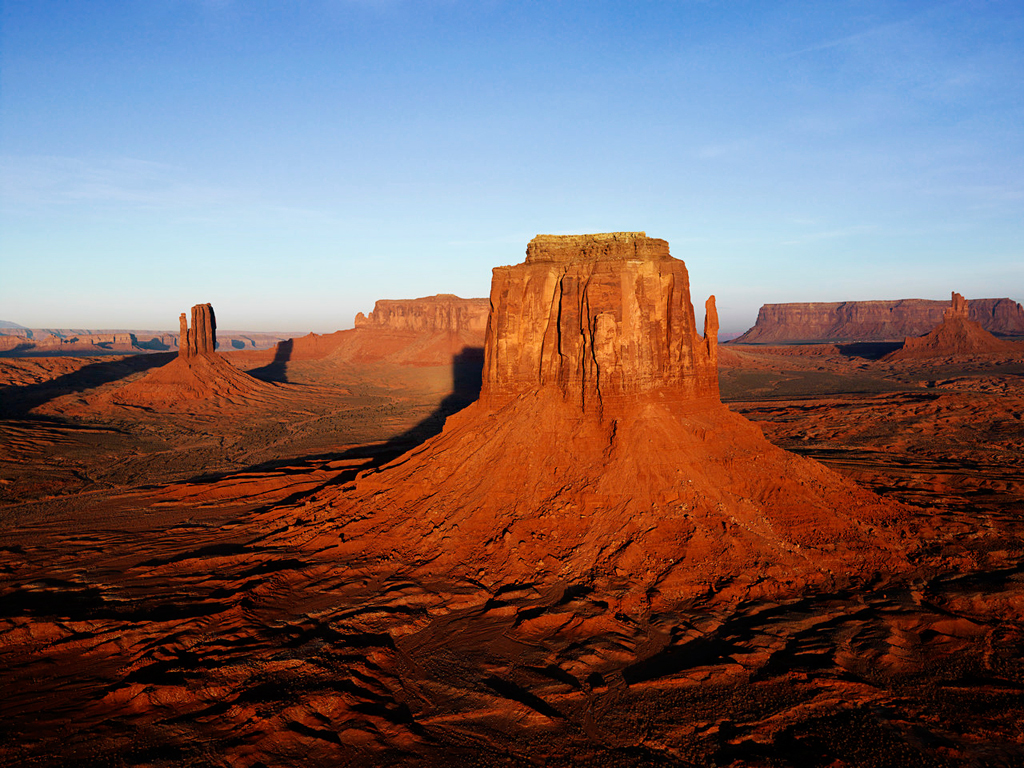
#> input picture test/OpenCv/Desert.jpg, 1024 x 768 px
$ python OpenCv_tests.py
#> lines starting #> are read from the running program, lines starting #| are printed output that depends on the picture
# -*- coding: utf-8 -*-
"""
Created on Fri Aug 07 14:35:58 2015

@author: oct
"""

import sys
import numpy as np
import cv2 as cv2
from matplotlib import pyplot as plt


desert = cv2.imread('Desert.jpg', cv2.IMREAD_COLOR)
#> desert is the input picture: shape (768, 1024, 3); mean B, G, R 100.1, 99.2, 119.4
cv2.imshow("Le desert!", desert)
cv2.waitKey(0)
cv2.destroyAllWindows()

b, g, r = cv2.split(desert)
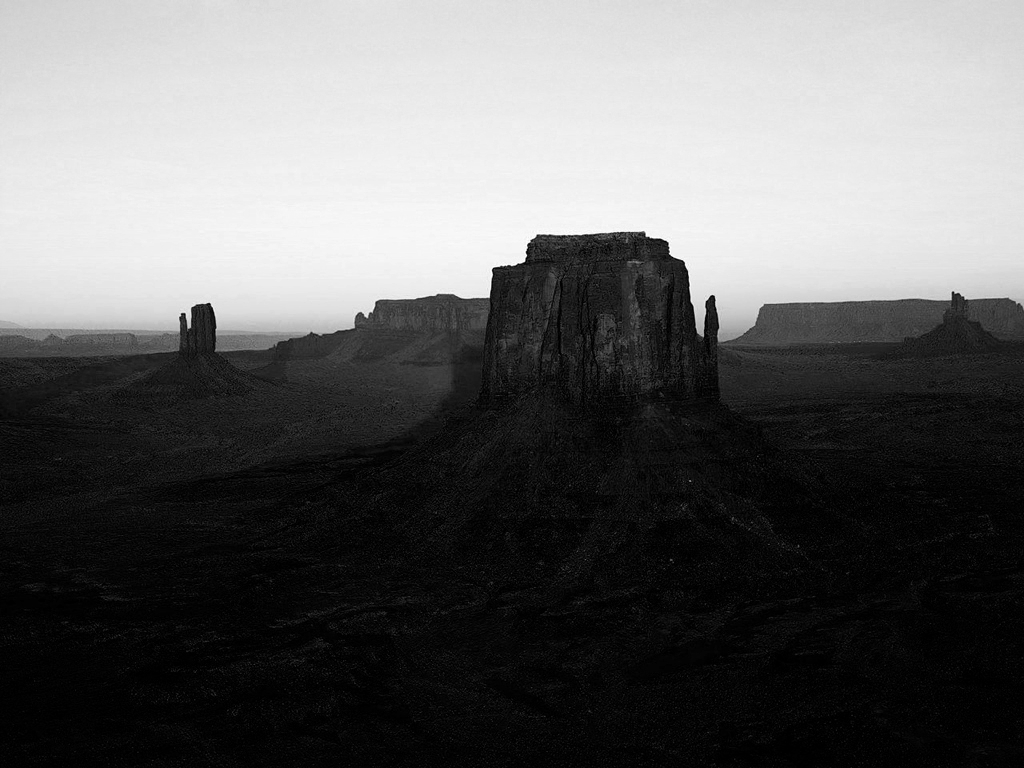
#> b: shape (768, 1024); min 0, max 255, mean 100.1
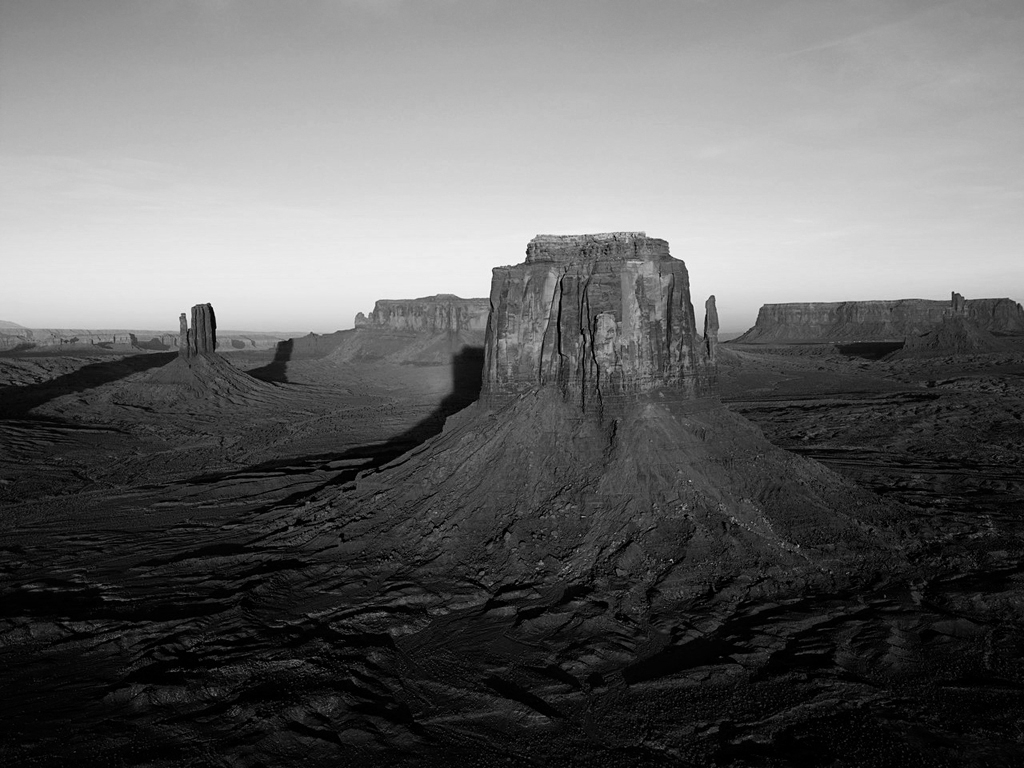
#> g: shape (768, 1024); min 0, max 253, mean 99.2
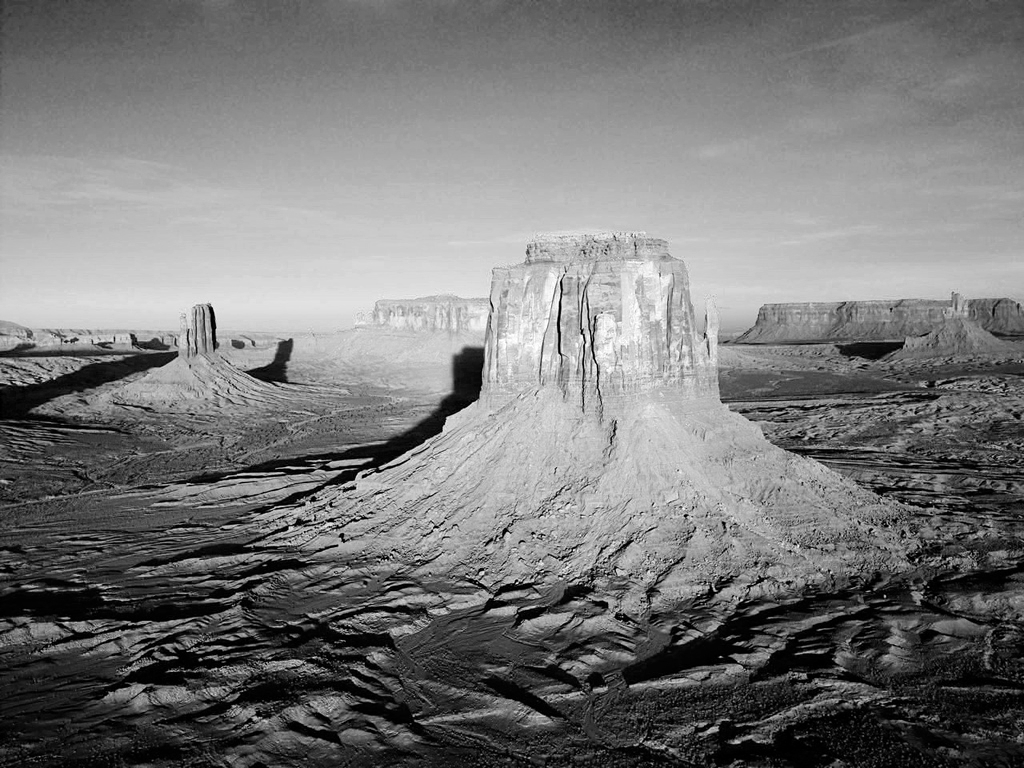
#> r: shape (768, 1024); min 0, max 255, mean 119.4
desert2 = cv2.merge([r,g,b])

plt.imshow(desert2, cmap = 'gray')
